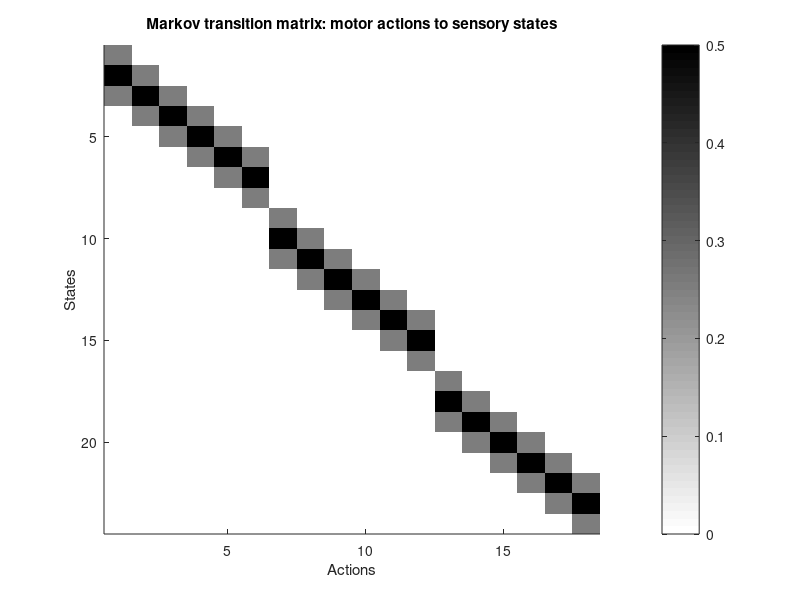

This chart was generated by the following MATLAB code: (Note: this script raises an error after producing the figure.)
%%% EXPLR_publish %%%
% Model of Exploration in Hearing and Deaf Light-Off (LO) Birds
% Implementation of the model from the supplementary material of the
% manuscript:
% 
% Empowerment maximization

nn=3; % Number of Notes the bird is singing
kLO=2; % index of note that can trigger LO
na=6; % Number of Actions per note (should be even)
alpha=0.001; % learning rate TD learning
alpha0=alpha;
tau=1;  % forgetting time constant
verbose=0;
gamma=0; % Gamma parameter in SARSA learning
sc_fac=1e4;
sc_fac2=50;
offset=-0.0001;
ent_sc=0.01;

epsi=1e-40;

% Simulation parameters:
N=3000; % # trials (per note)
do_control=0; % add control condition without LO (0 = only LO, 1 = add control, 2 = remove entropy gain)
nbirds=2; % Number of Birds to simulate and average the result over

% Reward for LO
nR=12; % Number of different Reward values tested (reward value fixed for one  simulation)
rs=-logspace(log10(0.0001),log10(1000),nR); % reward per LO event
rs=rs(end:-1:1);

jplot=15; % plot VTA firing for reward # jplot
igC=0*1e-5;%1e-40;%1e-14; % for constant information gain, set to nonzero for getting rid of exploration bonus

% Number of States
nsH=na+2; % Number of States for Hearing bird (per note) corresponding to actual pitch sung
nsD=2; % Number of States for Deaf bird (per note), the second state is the silent state
nsA=nsH*nn; % total Number of States (for All notes), the last stte is the silent state

% Sensorimotor model: motor action -> sensory states
h1=zeros(nsH,1); h1(1:3)=[1/4 1/2 1/4]; h2=zeros(na,1); h2(1)=1/4;
wh=toeplitz(h1,h2); w=zeros(nsA,nn*na);
for i=1:nn
    w(1+(i-1)*nsH:i*nsH,1+(i-1)*na:i*na)=wh;
end
transitionAS=cumsum(w,1); % defines Transitions from Action to State (Fig. 4B)
figure(1); clf; imagesc(w);  gg=gray; colormap(gg(end:-1:1,:)); colorbar;
set(gca,'box','off'); xlabel('Actions'); ylabel('States');
title('Markov transition matrix: motor actions to sensory states');

% initialize variable quantifying model simulation
contingenciesH=zeros(nbirds,nR); % contingencies for Hearing birds
contingenciesD=contingenciesH; % same for Deaf birds
VsH=zeros(nR,na*nn); % Value function of States (mean Q values) for Hearing birds
VsD=VsH; % same for Deaf birds
VsallH=zeros(nbirds,nR,na*nn); % mean Value over all actions for Hearing birds
VsallD=VsallH; % same for Deaf
VTAsallplusH=zeros(nn,nbirds); VTAsallminusH=VTAsallplusH;
VTAsallplusD=VTAsallplusH; VTAsallminusD=VTAsallplusH;

aHold=ones(1,3); aDold=aHold; VTAHs=aHold; VTADs=aHold;
for c=1:do_control+1
    if c==1
        Non=1; % start LO on the first trial (contingent on sensory state)
    elseif c==2
        Non=N;  % never deliver LO
        fprintf('Control (no LO)\n')
    else
        Non=1;
        fprintf('Control (LO but no entropy gain)\n')
    end
    
    for b=1:nbirds % loop through Birds, 0=init bird
        VTAjH=zeros(nn,N); % VTA responses for different notes for specific reward Jplot
        VTAjD=VTAjH; % same for Hearing birds
        LOsH=zeros(1,N); LOsD=LOsH; % keeps track of LO (=1) or no LO (=0)

        fprintf('Bird %d\n',b)
        for r=1:nR % loop through rewards per LO
            R=rs(r); % reward per LO
            if verbose
                fprintf('j=%d/%d\n',r,nR);
            end
            
            % Initialize:
            % Hearing
            %V.PH=poli';%
            V.PH=1/na*ones(1,na*nn);   V.PHopt=V.PH;
            V.VH=zeros(1,na*nn); % action-Value function (Sarsa learning)
            V.ASCH=ones(nsA,na*nn); % Action-State Counter hearing (number of times action taken and state hit)
            V.ASCHall=V.ASCH;
            V.nLOHall=zeros(nsA,na*nn); % number of LO events
            
            % Deaf
            V.PD=1/na*ones(1,na*nn); V.PDopt=V.PD;
            V.VD=zeros(1,na*nn);
            V.ASCD=ones(nsD,na*nn); V.ASCDall=V.ASCD;
            V.nLODall=zeros(nsD,na*nn);
            
            % Hearing
            s_allH=zeros(1,N*nn); % state history
            a_allH=s_allH; % action history
            % Deaf
            s_allD=s_allH; a_allD=s_allH;
            
            poliH=1/nn*na*ones(1,nn*na);
            ci=0;
            a=zeros(1,N); bb=a; cc=a; dd=a;
            for i=1:N % loop over songs
                if i<10
                    alpha=0;
                else
                    alpha=alpha0;
                end
                for k=1:nn % loop over notes
                    ci=ci+1;
                    
                    % states and actions corresponding to current note:
                    ks=(1+(k-1)*nsH):k*nsH; ka=(1+(k-1)*na):k*na;
                    
                    
                    %% take action based on current action-value function

                    xH=V.PH(ka); %x=x-min(x); x=x/(eps+sum(x));
                    xH=max(0,xH); xH=xH/(eps+sum(xH));
                    aH=find(rand(1)<cumsum(xH),1,'first');
                   
                    aH=aH+(k-1)*na; a_allH(ci)=aH;
                    sH=find(rand(1)<transitionAS(:,aH),1,'first');   s_allH(ci)=sH; % markov transition
                    is_loH=(i>Non & k==kLO & sH>(kLO-1)*nsH+nsH/2); % simple, deterministic model
                    if b>0 && k==kLO && r==jplot
                        LOsH(i)=is_loH;
                    end
                    
                    % Deaf                  
                    xD=V.PD(ka);
                    xD=max(0,xD); xD=xD/(eps+sum(xD));                    
                    aD=find(rand(1)<cumsum(xD),1,'first');

                    aD=aD+(k-1)*na; a_allD(ci)=aD;
                    sD=find(rand(1)<transitionAS(:,aD),1,'first'); % state measured by experimenter
                    is_loD=(i>Non & k==kLO & sD>(kLO-1)*nsH+nsH/2); % simple, deterministic model
                    sD=2-is_loD;  s_allD(ci)=sD; % sensory state for deaf bird is binary
                    if b>0 && k==kLO  && r==jplot
                        LOsD(i)=is_loD;
                    end
                    
                    %% update action-state counter and estimated transition probability:
                    
                    V.ASCH_old=V.ASCH;
                    V.ASCD_old=V.ASCD;
                    
                    % update
                    %V.ASCH(sH,aH)=max(1,tau*V.ASCH(sH,aH)+1);
                    V.ASCH(sH,aH)=V.ASCH(sH,aH)+1;
                    V.ASCH=tau*V.ASCH;
                    V.ASCHall(sH,aH)=V.ASCHall(sH,aH)+1;
                    V.nLOHall(sH,aH)=V.nLOHall(sH,aH)+is_loH;
                    %V.ASCD(sD,aD)=max(1,tau*V.ASCD(sD,aD)+1);
                    V.ASCD(sD,aD)=V.ASCD(sD,aD)+1;
                    V.ASCD=tau*V.ASCD;
                    V.ASCDall(sD,aD)=V.ASCDall(sD,aD)+1;
                    V.nLODall(sD,aD)=V.nLODall(sD,aD)+is_loD;
                    
                    if (c==1 && i==Non) || (c==2 && i==1)
                        V.ASCHonall=V.ASCHall;  V.ASCDonall=V.ASCDall; V.nLODonall=V.nLODall; V.nLOHonall=V.nLOHall;
                    end
                    
                    %% Q learning: update value function
                    
                    % Hearing
                    if igC>0
                        igH=igC;
                    else
                        igH=calc_ig(V.ASCH,V.ASCH_old,aH);
                    end
                    if c<3
                        [xH,xHnew]=calc_pdf(V.PH,ka,aH,alpha);
                        [egH,DegH]=calc_emp2Diff(V.ASCH,xH/nn,xHnew/nn);
                        
                        [xHopt,xHnewopt]=calc_pdf(V.PHopt,ka,aH,alpha);
                        [egHopt,DegHopt]=calc_emp2Diff(V.ASCH,xHopt/nn,xHnewopt/nn);
                        V.PHopt(aH)=min(1,max(eps,V.PHopt(aH)+alpha*sign(DegHopt)));%*(sign(VTAHs(k))+gamma*V.VH(MaH)-0*V.VH(aHold(k)));
                        V.PHopt(ka)=V.PHopt(ka)/sum(V.PHopt(ka));
                        EntH=-sum(xHnew/2.*log(eps+xHnew/2));%+sum(xH.*log(eps+xH));
                    else
                        egH=0;
                    end
                    VTAHold=VTAHs(k);
                    V.VH(aH)=(1-alpha)*V.VH(aH)+alpha*is_loH*R;
                    %VTAH=0*log(igH+epsi)+DegH+is_loH*R-V.VH(aH); a(i)=egH;
                    VTAH=ent_sc*(EntH-log(na*nn))+DegH+sc_fac2*sum((xHnew-xH).*V.VH); a(i)=egH;
%                  VTAH=ent_sc*(EntH-log(na*nn))+DegH*rand(1)+sc_fac2*sum((xHnew-xH).*V.VH); a(i)=egH;
                 %   VTAH=DegH*(egH-egHopt>sc_fac*sum(xHnew.*V.VH))+sc_fac2*sum((xHnew-xH).*V.VH); a(i)=egH;
              %     VTAH=sign(DegH)*DegH^2*rand(1)+sc_fac2*sum((xHnew-xH).*V.VH)*rand(1); a(i)=egH;
               % VTAH=offset+DegH+sc_fac2*(R*is_loH-V.VH(aH)); a(i)=egH;
                    %  V.VH(aHold(k))=V.VH(aHold(k))+alpha*(xH(aHold(k))*VTAHs(k)+gamma*V.VH(MaH)-V.VH(aHold(k)));
                         V.PH(aH)=min(1,max(eps,V.PH(aH)+alpha*(0*15*(1/na-V.PH(aH))+sign(VTAH))));%*(sign(VTAHs(k))+gamma*V.VH(MaH)-0*V.VH(aHold(k)));
 %                 V.PH(aHold(k))=max(0,V.PH(aHold(k))+alpha*sign(VTAH));%*(sign(VTAHs(k))+gamma*V.VH(MaH)-0*V.VH(aHold(k)));
                     V.PH(ka)=V.PH(ka)/sum(V.PH(ka));
                     
                     VTAHs(k)=VTAH;
                    aHold(k)=aH;
                    %V.VH=poli';                   
                    
                    % Deaf
                    if igC>0
                        igD=igC;
                    else
                        igD=calc_ig(V.ASCD,V.ASCD_old,k);
                    end
                    if c<3
                        [xD,xDnew]=calc_pdf(V.PD,ka,aD,alpha);
                        [egD,DegD]=calc_emp2Diff(V.ASCD,xD/nn,xDnew/nn);
                        
                        [xDopt,xDnewopt]=calc_pdf(V.PDopt,ka,aD,alpha);
                        [egDopt,DegDopt]=calc_emp2Diff(V.ASCD,xDopt/nn,xDnewopt/nn);
                        V.PDopt(aD)=min(1,max(eps,V.PDopt(aD)+alpha*sign(DegDopt)));%*(sign(VTAHs(k))+gamma*V.VH(MaH)-0*V.VH(aHold(k)));
                        V.PDopt(ka)=V.PDopt(ka)/sum(V.PDopt(ka));
                        EntD=-sum(xDnew/2.*log(eps+xDnew/2));%+sum(xH.*log(eps+xH));
                    else
                        egD=0;
                    end
                    % if egD>0
                    %                   V.VD(aDold(k))=V.VD(aDold(k))+alpha*(VTADs(k)+gamma*V.VD(MaD)-V.VD(aDold(k)));
                    % V.PD(aDold(k))=V.PD(aDold(k))+alpha;
                    V.VD(aD)=(1-alpha)*V.VD(aD)+alpha*is_loD*R;
                    %  VTAD=0*log(igD+epsi)+DegD+is_loD*R-V.VD(aD);
                    %VTAD=DegD*(egD-egDopt>sc_fac*mean(V.VD))+200*sum((xDnew-xD).*V.VD); 
                    
                 %  VTAD=DegD*(egD-egDopt>sc_fac*sum(xDnew.*V.VD))+sc_fac2*sum((xDnew-xD).*V.VD);
%                     VTAD=ent_sc*(EntD-log(na*nn))+DegD*rand(1)+sc_fac2*sum((xDnew-xD).*V.VD); 
                     VTAD=ent_sc*(EntD-log(na*nn))+DegD+sc_fac2*sum((xDnew-xD).*V.VD); 
                 V.PD(aD)=min(1,max(0,V.PD(aD)+alpha*(0*15*(1/na-V.PD(aD))+sign(VTAD))));
                   
                   %  VTAD=offset+DegD+sc_fac2*(R*is_loD-V.VD(aD));
                   %             VTAD=sign(DegD)*DegD^2*rand(1)+sc_fac2*sum((xDnew-xD).*V.VD)*rand(1);
                   
                   bb(i)=egD-egDopt; cc(i)=mean(V.VD); dd(i)=VTAD;
                   
                   %VTAD=DegD+200*(xDnew(aD)-xD(aD)).*is_loD*R;
                   %    V.PD(aD)=max(0,V.PD(aD)+alpha*((randn(1)*alpha<(abs(VTAD))))*sign(VTAD));%*(sign(VTAHs(k))+gamma*V.VH(MaH)-0*V.VH(aHold(k)));
                   
%                    if DegD*sum((xDnew-xD).*V.VD)>0
%                        V.PD(aD)=min(1,max(0,V.PD(aD)+alpha*sign(DegD)));%*(sign(VTAHs(k))+gamma*V.VH(MaH)-0*V.VH(aHold(k)));
%                    elseif (DegD>0 && egD-egDopt<sc_fac2*sum(xDnew.*V.VD)) || ( DegD<0 && egD-egDopt>sc_fac2*sum(xDnew.*V.VD)) % far or close
%                        V.PD(aD)=min(1,max(0,V.PD(aD)+alpha));
%                     else
%                         V.PD(aD)=min(1,max(0,V.PD(aD)-alpha));
%                     end
                    
                    %end
                    %V.PD(setdiff(ka,aD))=min(1,max(0,V.PD(setdiff(ka,aD))-alpha*sign(VTAD)/(length(ka)-1)));
                      V.PD(ka)=V.PD(ka)/sum(V.PD(ka));
                     VTADs(k)=VTAD;
                    aDold(k)=aD;
                    
                    %                     if i>.8*N
                    %                         keyboard
                    %                     end
                    if r==jplot
                        VTAjH(k,i)=VTAH-V.PH(aH);
                        VTAjD(k,i)=VTAD-V.PD(aD);
                    end
                    
                end
            end
            VsH(r,:)=V.PH;
            VsD(r,:)=V.PD;
            
            contingenciesH(b,r)=sum(sum(V.nLOHall-V.nLOHonall))/(N-1);
            contingenciesD(b,r)=sum(sum(V.nLODall-V.nLODonall))/(N-1);
            
            if verbose
                fprintf('contingency: H=%.2g  D=%.2g\n', contingenciesH(b,r),contingenciesD(b,r));
                
                % plot action-state counts
                figure(11);clf; imagesc(V.ASCHall-V.ASCHonall); colormap(hot); colorbar;
                xlabel('actions'); ylabel('states'); title('Hearing action-state count');
                figure(12);clf; imagesc(V.ASCDall-V.ASCDonall); colormap(hot); colorbar;
                xlabel('actions'); ylabel('states'); title('Deaf action-state count');
                
                % plot distribution of states and actions visited XXX why Non=N for control birds?
                figure(15); clf; subplot(211); hist(s_allH(Non+1:end),1:nsA);   title('States hearing');
                subplot(212); hist(s_allD(Non+1:end),1:nsD,'r'); title('States deaf');
                figure(16); clf; subplot(211); hist(a_allH(Non+1:end),1:na*nn); title('Actions hearing');
                subplot(212); hist(a_allD(Non+1:end),1:na*nn,'r');  title('Actions deaf');
                
                % plot value function
                figure(21);clf; plot(V.PH,'k'); hold on;plot(V.PD,'r'); title('Q function');
                xlabel('action'); legend({'Hearing','Deaf'},'Location','best');
            end
        end
        
        VsallH(b,:,:)=VsH; VsallD(b,:,:)=VsD;
        if c==1
            VTAjH=VTAjH(:,N/2:N); LOsH=LOsH(N/2:N);
            VTAsallplusH(:,b)=mean(VTAjH(:,find(LOsH)),2);
            VTAsallminusH(:,b)=mean(VTAjH(:,find(~LOsH)),2);
            VTAsallplusD(:,b)=mean(VTAjD(:,find(LOsD)),2);
            VTAsallminusD(:,b)=mean(VTAjD(:,find(~LOsD)),2);
        end
    end
    
    if c==1
        figure(32);
        clf; semilogx(rs,mean(mean(VsallH,3),1),'k','linewidth',2); hold on;
        semilogx(rs,mean(mean(VsallD,3),1),'r','linewidth',2);
        set(gca,'box','off');axis tight
        legend({'Hearing','Deaf'},'Location','best');
        xlabel('r'); ylabel('mean Q'); title('Action averaged Q');
        
        figure(31); clf; semilogx(rs,mean(contingenciesH,1),'k','linewidth',2); hold on;
        semilogx(rs,mean(contingenciesD,1),'r','linewidth',2);
        semilogx(rs,.5*ones(1,nR),'k--','linewidth',2);
        set(gca,'box','off');
        legend({'Hearing','Deaf'},'Location','best');
        xlabel('Reward'); ylabel('LO contingency');
        axis tight
        
        if nn>3
        figure(33); clf;
        fplus=mean(VTAsallplusH,2); fminus=mean(VTAsallminusH,2);
        splus=std(VTAsallplusH')'; sminus=std(VTAsallminusH')';
        errorbar(1:nn,fplus,splus,'k','linewidth',2); hold on;
        errorbar(1:nn,fminus,sminus,'r--','linewidth',2);
        title(['R=' sprintf('%.2g',rs(jplot))]);
        legend({'LO','no LO'},'Location','Best');
        set(gca,'box','off')
        end
        
    elseif c==2
        figure(32);
        semilogx(rs,mean(mean(VsallH,3),1),'k--','linewidth',2);
        hold on; semilogx(rs,mean(mean(VsallD,3),1),'r--','linewidth',2);
        axis tight
        
    else
        figure(32);
        semilogx(rs,mean(mean(VsallH,3),1),'k:','linewidth',2);
        hold on; semilogx(rs,mean(mean(VsallD,3),1),'r:','linewidth',2);
        axis tight
        
        figure(31); semilogx(rs,mean(contingenciesH,1),'k:','linewidth',2); hold on;
        semilogx(rs,mean(contingenciesD,1),'r:','linewidth',2);
        axis tight
    end
    
end

% figure(31); print cont -dsvg; figure(32); print Q -dsvg; figure(33); print vta -dsvg;
figure(11); clf; plot(V.PH); title('Hearing');
figure(12);clf;plot(V.PD); title('Deaf');
 figure(13);plot(a); title('Empowerment');% ylim([.9 1.1])
%% DEFINE FUNCTIONS

function ig=calc_ig(ASC_new,ASC_old,a0)
% CALC_IG calculates information gain given for action a0

%   'ASC_new'   -   new action-state counter after taking action a0
%   'ASC_old'   -   old action-state counter
%   'a0'        -   current new action

% estimate of transition probability for the current note
T_old=ASC_old(:,a0)/(eps+sum(ASC_old(:,a0))); % old estimate
T_new=ASC_new(:,a0)/(eps+sum(ASC_new(:,a0))); % new estimate
dkl=sum(T_old.*log(T_old./T_new));
ig=dkl*1000; % for entropy
%ig=dkl;  % for impact
end

function emdist=calc_emd(ASC_new,ASC_old,a0)
% CALC_emd calculates earth mover's distance gain given new action
calc_emp2Diff
%   'ASC_new'   -   new action-state counter after taking action
%   'ASC_old'   -   old action-state counter
T_old=ASC_old(:,a0)/(eps+sum(ASC_old(:,a0))); % old estimate
T_new=ASC_new(:,a0)/(eps+sum(ASC_new(:,a0))); % new estimate
T0=zeros(size(T_old)); T0(end)=1;

% L1 dist
emdist=sum(abs(T_new-T0))-0*sum(abs(T_old-T0));
emdist=2*(emdist-2);

% true EMD
% enew=cumsum(T_new-T0);
% eold=cumsum(T_old-T0);
% emdist=sum(abs(enew))-sum(abs(eold));
% emdist=2000*emdist/length(T_new)^2;
end

function eg=calc_eg(ASC_new,ASC_old,a0)
% CALC_EG calculates entropy gain given new action

%   'ASC_new'   -   new action-state counter after taking action
%   'ASC_old'   -   old action-state counter

C=sum(ASC_old,2); % state count
P_old=C/sum(C); % state probability

%ASC(s0,a0)=tau*ASC(s0,a0)+1; % updated action-state counter
C=sum(ASC_new,2);
P_new=C/sum(C);

eg=-sum(P_new.*log(P_new))+sum(P_old.*log(P_old));

if 1
    C=sum(ASC_new,2);
    D=sum(ASC_new,1); % action count
    Ps_new=C/(eps+sum(C)); % state probability
    Pa_new=D/(eps+sum(C));
    
    C=sum(ASC_old,2);
    D=sum(ASC_old,1); % action count
    Ps_old=C/(eps+sum(C)); % state probability
    Pa_old=D/(eps+sum(C));
    
    empg=0;
    
    for a0=1:length(D)
        Tnew=ASC_new(:,a0)/(eps+sum(ASC_new(:,a0))); % new estimate
        Told=ASC_old(:,a0)/(eps+sum(ASC_old(:,a0))); % new estimate
        
        %empg=sum(Tnew*Pa_new.*log(Tnew./Ps_new))-sum(Told*Pa_old.*log(Told./Ps_old));
        %empg=empg+Pa_new(a0)*sum(Tnew*Pa_new(a0).*log(Tnew./Ps_new))-Pa_old(a0)*sum(Told*Pa_old(a0).*log(Told./Ps_old));
        empg=empg+sum(Tnew*Pa_new(a0).*log(Tnew./Ps_new));%-sum(Told*Pa_old(a0).*log(Told./Ps_old));
    end
    eg=empg;
end
% Tnew=ASC_new(:,a0)/(eps+sum(ASC_new(:,a0))); % new estimate
% Told=ASC_old(:,a0)/(eps+sum(ASC_old(:,a0))); % old estimate
%
% eg=eg+sum(Tnew.*log(Tnew))-sum(Told.*log(Told));


eg=3000*eg;
%eg=-10*exp(-eg);
end




